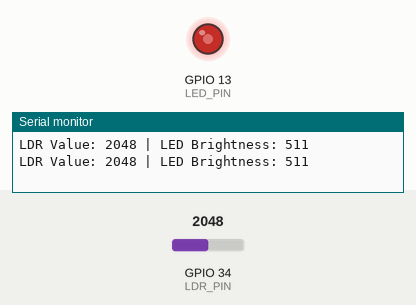
The sketch below on a simulated ESP32. Shown: output pins drawn as LEDs (lit = HIGH), the last lines printed to the serial monitor. The test bench sets the inputs (shaded band); at power-on: GPIO 34 (LDR_PIN) = 2048.

Above: at 1.8 s.
1.9 s: GPIO 34 (LDR_PIN) set to 2866
At 2.9 s:
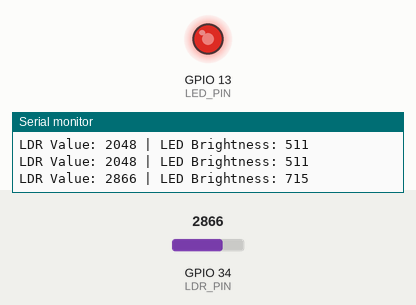
3.5 s: GPIO 34 (LDR_PIN) set to 3603
At 4.4 s:
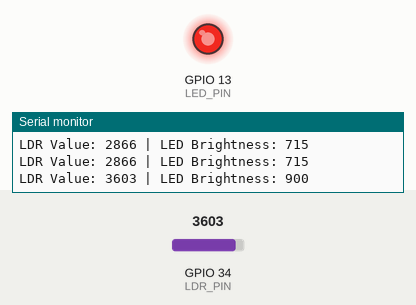
5.5 s: GPIO 34 (LDR_PIN) set to 491
At 7.2 s:
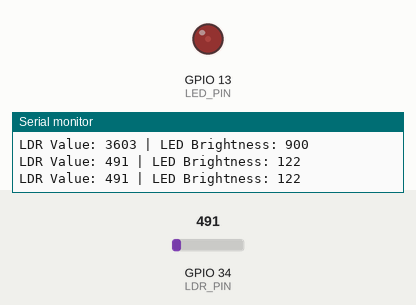
7.5 s: GPIO 34 (LDR_PIN) set to 0
At 8.8 s:
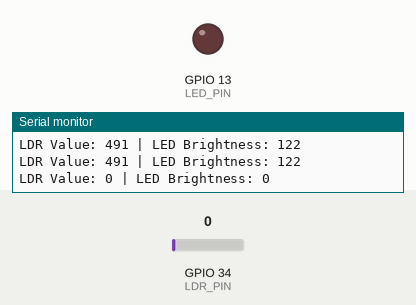
9.5 s: GPIO 34 (LDR_PIN) set to 2047
At 10.3 s:
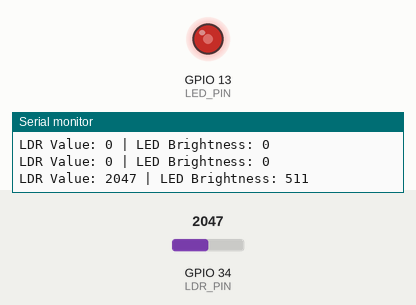
Timing chart, 0 to 12.5 s (numbered marks = the images above; inputs shaded):
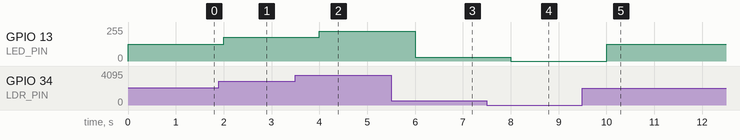

Measured:
- after the input at 1.9 s, GPIO 13 (LED_PIN): 127/255 → 178/255 after 0.10 s
- after the input at 3.5 s, GPIO 13 (LED_PIN): 178/255 → 224/255 after 0.50 s
- after the input at 5.5 s, GPIO 13 (LED_PIN): 224/255 → 30/255 after 0.50 s
- after the input at 7.5 s, GPIO 13 (LED_PIN): 30/255 → 0/255 after 0.50 s
- after the input at 9.5 s, GPIO 13 (LED_PIN): 0/255 → 127/255 after 0.50 s

The sketch:

sketch.ino
```cpp
#include <Arduino.h>

// Pin Definitions based on your ESP32 diagram
const int LDR_PIN = 34;  // LDR connected to GPIO 34 (Analog AO)
const int LED_PIN = 13;   // LED connected to GPIO 5

// PWM Settings
const int FREQ = 5000;     // 5 kHz frequency
const int RESOLUTION = 10; // 10-bit resolution (0-1023)

void setup() {
  Serial.begin(115200);

  // New ESP32 Core 3.0+ Syntax:
  // ledcAttach(pin, frequency, resolution);
  ledcAttach(LED_PIN, FREQ, RESOLUTION);

  pinMode(LDR_PIN, INPUT);
}

void loop() {
  // Read light level (ESP32 ADC is 12-bit: 0 to 4095)
  int ldrValue = analogRead(LDR_PIN);

  // Convert LDR value to LED brightness
  // Darkness (high LDR value) -> Full Brightness (1023)
  // Light (low LDR value) -> LED Off (0)
  int brightness = map(ldrValue, 0, 4095, 0, 1023);

  // Apply brightness using the updated write function
  ledcWrite(LED_PIN, brightness);

  // Debugging output to Serial Monitor
  Serial.print("LDR Value: ");
  Serial.print(ldrValue);
  Serial.print(" | LED Brightness: ");
  Serial.println(brightness);

  delay(1000);
}
```
